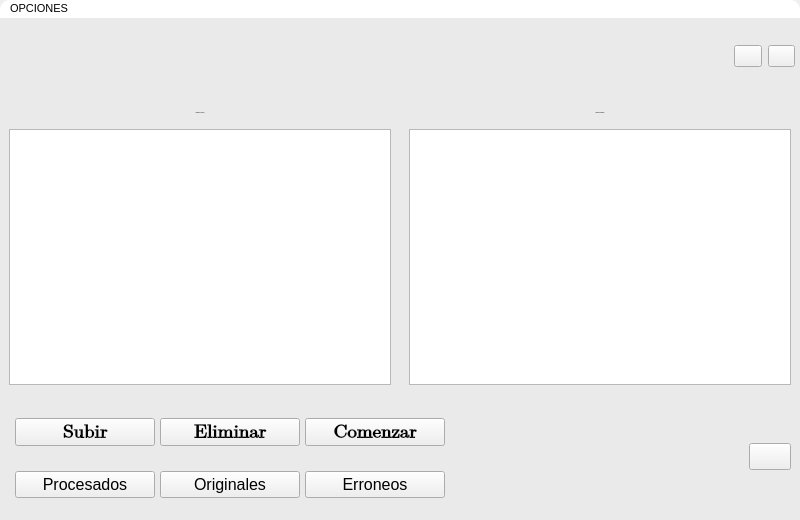
<?xml version="1.0" encoding="UTF-8"?>
<ui version="4.0">
 <class>Kenworth_del_Este</class>
 <widget class="QMainWindow" name="Kenworth_del_Este">
  <property name="geometry">
   <rect>
    <x>0</x>
    <y>0</y>
    <width>800</width>
    <height>520</height>
   </rect>
  </property>
  <property name="minimumSize">
   <size>
    <width>800</width>
    <height>520</height>
   </size>
  </property>
  <property name="maximumSize">
   <size>
    <width>800</width>
    <height>520</height>
   </size>
  </property>
  <property name="windowTitle">
   <string>KENWORTH DEL ESTE</string>
  </property>
  <property name="styleSheet">
   <string notr="true">#Kenworth_del_Este{
min-width: 800px;
min-height:520px;
max-width: 800px;
max-height:520px;
}
#WPrincipal{
background-color: rgb(234, 234, 234);
}
[objectName^=&quot;btc_btc&quot;]{
background-color: transparent;
border-radius:none;
width:35px;
height:35px;
}
[objectName^=&quot;btc_btc&quot;]:hover{
background-color: rgb(64, 150, 216);
	color: rgb(0, 0, 0);
	border-radius:4px;
}
[objectName^=&quot;Tabla&quot;]{
	background-color: rgb(255, 255, 255);
	border: 1px solid;
}
[objectName^=&quot;txt&quot;]{
	font-family: Arial;
	color: rgb(0, 0, 0);
	font-size: 20px;
}
[objectName^=&quot;btn_btn&quot;]{
background-color: rgb(64, 150, 216);
	border-radius:4px;
	color: rgb(0, 0, 0);
	height:35px;
}
[objectName^=&quot;btn_btn&quot;]:hover{
background-color: rgb(69, 163, 235);
}
#menuBar{
background-color: rgb(255, 255, 255);
color: rgb(0, 0, 0);
border-top-left-radius: 10px;
border-top-right-radius: 10px;
}</string>
  </property>
  <widget class="QWidget" name="WPrincipal">
   <property name="styleSheet">
    <string notr="true"/>
   </property>
   <layout class="QVBoxLayout" name="verticalLayout">
    <property name="spacing">
     <number>0</number>
    </property>
    <property name="leftMargin">
     <number>0</number>
    </property>
    <property name="topMargin">
     <number>0</number>
    </property>
    <property name="rightMargin">
     <number>0</number>
    </property>
    <property name="bottomMargin">
     <number>0</number>
    </property>
    <item>
     <widget class="QWidget" name="WCabecera" native="true">
      <property name="minimumSize">
       <size>
        <width>0</width>
        <height>50</height>
       </size>
      </property>
      <property name="maximumSize">
       <size>
        <width>16777215</width>
        <height>50</height>
       </size>
      </property>
      <layout class="QHBoxLayout" name="horizontalLayout_13">
       <property name="spacing">
        <number>0</number>
       </property>
       <property name="leftMargin">
        <number>15</number>
       </property>
       <property name="topMargin">
        <number>0</number>
       </property>
       <property name="rightMargin">
        <number>0</number>
       </property>
       <property name="bottomMargin">
        <number>0</number>
       </property>
       <item>
        <widget class="QWidget" name="WLogo" native="true">
         <property name="minimumSize">
          <size>
           <width>200</width>
           <height>0</height>
          </size>
         </property>
         <property name="maximumSize">
          <size>
           <width>200</width>
           <height>16777215</height>
          </size>
         </property>
         <layout class="QHBoxLayout" name="horizontalLayout_11">
          <property name="spacing">
           <number>0</number>
          </property>
          <property name="leftMargin">
           <number>0</number>
          </property>
          <property name="topMargin">
           <number>0</number>
          </property>
          <property name="rightMargin">
           <number>0</number>
          </property>
          <property name="bottomMargin">
           <number>0</number>
          </property>
          <item>
           <widget class="QLabel" name="lblLogoKWESTE">
            <property name="text">
             <string/>
            </property>
            <property name="pixmap">
             <pixmap>../Source/KWESTE.png</pixmap>
            </property>
            <property name="scaledContents">
             <bool>true</bool>
            </property>
           </widget>
          </item>
         </layout>
        </widget>
       </item>
       <item>
        <spacer name="horizontalSpacer_2">
         <property name="orientation">
          <enum>Qt::Horizontal</enum>
         </property>
         <property name="sizeHint" stdset="0">
          <size>
           <width>40</width>
           <height>20</height>
          </size>
         </property>
        </spacer>
       </item>
       <item>
        <widget class="QWidget" name="WBotonesSalida" native="true">
         <property name="minimumSize">
          <size>
           <width>75</width>
           <height>0</height>
          </size>
         </property>
         <property name="maximumSize">
          <size>
           <width>75</width>
           <height>16777215</height>
          </size>
         </property>
         <layout class="QHBoxLayout" name="horizontalLayout_12">
          <property name="rightMargin">
           <number>5</number>
          </property>
          <item>
           <widget class="QPushButton" name="btc_btc_Minimizar">
            <property name="cursor">
             <cursorShape>PointingHandCursor</cursorShape>
            </property>
            <property name="toolTip">
             <string>Minimizar</string>
            </property>
            <property name="text">
             <string/>
            </property>
            <property name="icon">
             <iconset>
              <normaloff>../Source/Icon_Minimize.png</normaloff>../Source/Icon_Minimize.png</iconset>
            </property>
            <property name="iconSize">
             <size>
              <width>30</width>
              <height>30</height>
             </size>
            </property>
           </widget>
          </item>
          <item>
           <widget class="QPushButton" name="btc_btc_Cerrar">
            <property name="cursor">
             <cursorShape>PointingHandCursor</cursorShape>
            </property>
            <property name="mouseTracking">
             <bool>true</bool>
            </property>
            <property name="toolTip">
             <string>Cerrar</string>
            </property>
            <property name="text">
             <string/>
            </property>
            <property name="icon">
             <iconset>
              <normaloff>../Source/Icon_Close.png</normaloff>../Source/Icon_Close.png</iconset>
            </property>
            <property name="iconSize">
             <size>
              <width>30</width>
              <height>30</height>
             </size>
            </property>
           </widget>
          </item>
         </layout>
        </widget>
       </item>
      </layout>
     </widget>
    </item>
    <item>
     <widget class="QWidget" name="WCuerpo" native="true">
      <property name="minimumSize">
       <size>
        <width>0</width>
        <height>300</height>
       </size>
      </property>
      <property name="maximumSize">
       <size>
        <width>16777215</width>
        <height>300</height>
       </size>
      </property>
      <layout class="QHBoxLayout" name="horizontalLayout_7">
       <property name="spacing">
        <number>0</number>
       </property>
       <property name="leftMargin">
        <number>0</number>
       </property>
       <property name="topMargin">
        <number>0</number>
       </property>
       <property name="rightMargin">
        <number>0</number>
       </property>
       <property name="bottomMargin">
        <number>0</number>
       </property>
       <item>
        <widget class="QWidget" name="WTablaIzquierda" native="true">
         <layout class="QVBoxLayout" name="verticalLayout_8">
          <item>
           <widget class="QLabel" name="txt_cola">
            <property name="minimumSize">
             <size>
              <width>0</width>
              <height>20</height>
             </size>
            </property>
            <property name="maximumSize">
             <size>
              <width>16777215</width>
              <height>20</height>
             </size>
            </property>
            <property name="font">
             <font>
              <family>Arial</family>
              <pointsize>-1</pointsize>
             </font>
            </property>
            <property name="text">
             <string>Trabajos En Espera</string>
            </property>
            <property name="alignment">
             <set>Qt::AlignCenter</set>
            </property>
           </widget>
          </item>
          <item>
           <widget class="QTableWidget" name="Tabla_cola"/>
          </item>
         </layout>
        </widget>
       </item>
       <item>
        <widget class="QWidget" name="WTablaDerecha" native="true">
         <layout class="QVBoxLayout" name="verticalLayout_9">
          <item>
           <widget class="QLabel" name="txt_procesado">
            <property name="minimumSize">
             <size>
              <width>0</width>
              <height>20</height>
             </size>
            </property>
            <property name="maximumSize">
             <size>
              <width>16777215</width>
              <height>20</height>
             </size>
            </property>
            <property name="font">
             <font>
              <family>Arial</family>
              <pointsize>-1</pointsize>
             </font>
            </property>
            <property name="text">
             <string>Trabajos Realizados</string>
            </property>
            <property name="alignment">
             <set>Qt::AlignCenter</set>
            </property>
           </widget>
          </item>
          <item>
           <widget class="QTableWidget" name="Tabla_Procesados"/>
          </item>
         </layout>
        </widget>
       </item>
      </layout>
     </widget>
    </item>
    <item>
     <widget class="QWidget" name="WPie" native="true">
      <property name="minimumSize">
       <size>
        <width>0</width>
        <height>100</height>
       </size>
      </property>
      <property name="maximumSize">
       <size>
        <width>16777215</width>
        <height>100</height>
       </size>
      </property>
      <layout class="QHBoxLayout" name="horizontalLayout_8">
       <property name="spacing">
        <number>0</number>
       </property>
       <property name="leftMargin">
        <number>0</number>
       </property>
       <property name="topMargin">
        <number>0</number>
       </property>
       <property name="rightMargin">
        <number>0</number>
       </property>
       <property name="bottomMargin">
        <number>0</number>
       </property>
       <item>
        <widget class="QWidget" name="WBotones" native="true">
         <property name="minimumSize">
          <size>
           <width>450</width>
           <height>0</height>
          </size>
         </property>
         <layout class="QVBoxLayout" name="verticalLayout_10">
          <property name="spacing">
           <number>5</number>
          </property>
          <property name="leftMargin">
           <number>10</number>
          </property>
          <property name="topMargin">
           <number>0</number>
          </property>
          <property name="rightMargin">
           <number>0</number>
          </property>
          <property name="bottomMargin">
           <number>0</number>
          </property>
          <item>
           <widget class="QWidget" name="WBotonesTrabajo" native="true">
            <property name="minimumSize">
             <size>
              <width>0</width>
              <height>50</height>
             </size>
            </property>
            <property name="maximumSize">
             <size>
              <width>16777215</width>
              <height>50</height>
             </size>
            </property>
            <layout class="QHBoxLayout" name="horizontalLayout_9">
             <property name="spacing">
              <number>5</number>
             </property>
             <property name="leftMargin">
              <number>5</number>
             </property>
             <property name="topMargin">
              <number>5</number>
             </property>
             <property name="rightMargin">
              <number>5</number>
             </property>
             <property name="bottomMargin">
              <number>5</number>
             </property>
             <item>
              <widget class="QPushButton" name="btn_btn_Subir">
               <property name="font">
                <font>
                 <family>Cambria Math</family>
                 <pointsize>14</pointsize>
                 <weight>75</weight>
                 <bold>true</bold>
                </font>
               </property>
               <property name="cursor">
                <cursorShape>PointingHandCursor</cursorShape>
               </property>
               <property name="toolTip">
                <string>&lt;html&gt;&lt;head/&gt;&lt;body&gt;&lt;p&gt;Selecciona un archivo .xlsx&lt;/p&gt;&lt;/body&gt;&lt;/html&gt;</string>
               </property>
               <property name="styleSheet">
                <string notr="true"/>
               </property>
               <property name="text">
                <string>Subir</string>
               </property>
              </widget>
             </item>
             <item>
              <widget class="QPushButton" name="btn_btn_Eliminar">
               <property name="font">
                <font>
                 <family>Cambria Math</family>
                 <pointsize>14</pointsize>
                 <weight>75</weight>
                 <bold>true</bold>
                </font>
               </property>
               <property name="cursor">
                <cursorShape>PointingHandCursor</cursorShape>
               </property>
               <property name="toolTip">
                <string>&lt;html&gt;&lt;head/&gt;&lt;body&gt;&lt;p&gt;Elimina los archivos procesados&lt;/p&gt;&lt;/body&gt;&lt;/html&gt;</string>
               </property>
               <property name="styleSheet">
                <string notr="true"/>
               </property>
               <property name="text">
                <string>Eliminar</string>
               </property>
              </widget>
             </item>
             <item>
              <widget class="QPushButton" name="btn_btn_Comenzar">
               <property name="font">
                <font>
                 <family>Cambria Math</family>
                 <pointsize>14</pointsize>
                 <weight>75</weight>
                 <bold>true</bold>
                </font>
               </property>
               <property name="cursor">
                <cursorShape>PointingHandCursor</cursorShape>
               </property>
               <property name="toolTip">
                <string>&lt;html&gt;&lt;head/&gt;&lt;body&gt;&lt;p&gt;Comenzar el proceso&lt;/p&gt;&lt;/body&gt;&lt;/html&gt;</string>
               </property>
               <property name="styleSheet">
                <string notr="true"/>
               </property>
               <property name="text">
                <string>Comenzar</string>
               </property>
              </widget>
             </item>
            </layout>
           </widget>
          </item>
          <item>
           <widget class="QWidget" name="WBotonesRutas" native="true">
            <layout class="QHBoxLayout" name="horizontalLayout_10">
             <property name="spacing">
              <number>5</number>
             </property>
             <property name="leftMargin">
              <number>5</number>
             </property>
             <property name="topMargin">
              <number>5</number>
             </property>
             <property name="rightMargin">
              <number>5</number>
             </property>
             <property name="bottomMargin">
              <number>5</number>
             </property>
             <item>
              <widget class="QPushButton" name="btn_btn_Procesados">
               <property name="font">
                <font>
                 <pointsize>12</pointsize>
                 <weight>50</weight>
                 <bold>false</bold>
                </font>
               </property>
               <property name="cursor">
                <cursorShape>PointingHandCursor</cursorShape>
               </property>
               <property name="toolTip">
                <string>&lt;html&gt;&lt;head/&gt;&lt;body&gt;&lt;p&gt;Ruta de archivos procesados&lt;/p&gt;&lt;/body&gt;&lt;/html&gt;</string>
               </property>
               <property name="styleSheet">
                <string notr="true"/>
               </property>
               <property name="text">
                <string>Procesados</string>
               </property>
              </widget>
             </item>
             <item>
              <widget class="QPushButton" name="btn_btn_Originales">
               <property name="font">
                <font>
                 <pointsize>12</pointsize>
                </font>
               </property>
               <property name="cursor">
                <cursorShape>PointingHandCursor</cursorShape>
               </property>
               <property name="toolTip">
                <string>&lt;html&gt;&lt;head/&gt;&lt;body&gt;&lt;p&gt;Ruta de archivos originales&lt;/p&gt;&lt;/body&gt;&lt;/html&gt;</string>
               </property>
               <property name="styleSheet">
                <string notr="true"/>
               </property>
               <property name="text">
                <string>Originales</string>
               </property>
              </widget>
             </item>
             <item>
              <widget class="QPushButton" name="btn_btn_Errores">
               <property name="font">
                <font>
                 <pointsize>12</pointsize>
                </font>
               </property>
               <property name="cursor">
                <cursorShape>PointingHandCursor</cursorShape>
               </property>
               <property name="toolTip">
                <string>&lt;html&gt;&lt;head/&gt;&lt;body&gt;&lt;p&gt;Ruta de archivos erroneos&lt;/p&gt;&lt;/body&gt;&lt;/html&gt;</string>
               </property>
               <property name="styleSheet">
                <string notr="true"/>
               </property>
               <property name="text">
                <string>Erroneos</string>
               </property>
              </widget>
             </item>
            </layout>
           </widget>
          </item>
         </layout>
        </widget>
       </item>
       <item>
        <widget class="QWidget" name="WTextoProceso" native="true">
         <layout class="QVBoxLayout" name="verticalLayout_11">
          <property name="spacing">
           <number>5</number>
          </property>
          <property name="leftMargin">
           <number>0</number>
          </property>
          <property name="rightMargin">
           <number>0</number>
          </property>
          <item>
           <widget class="QLabel" name="lbl_TrabajandoCon">
            <property name="enabled">
             <bool>false</bool>
            </property>
            <property name="font">
             <font>
              <family>Arial</family>
              <pointsize>12</pointsize>
              <weight>75</weight>
              <bold>true</bold>
             </font>
            </property>
            <property name="text">
             <string/>
            </property>
            <property name="alignment">
             <set>Qt::AlignCenter</set>
            </property>
           </widget>
          </item>
          <item>
           <widget class="QLabel" name="lbl_NombreReporte">
            <property name="enabled">
             <bool>false</bool>
            </property>
            <property name="font">
             <font>
              <family>Arial</family>
              <pointsize>12</pointsize>
              <weight>75</weight>
              <bold>true</bold>
             </font>
            </property>
            <property name="text">
             <string/>
            </property>
            <property name="alignment">
             <set>Qt::AlignCenter</set>
            </property>
           </widget>
          </item>
         </layout>
        </widget>
       </item>
       <item>
        <widget class="QWidget" name="WBotonAyuda" native="true">
         <property name="minimumSize">
          <size>
           <width>60</width>
           <height>0</height>
          </size>
         </property>
         <property name="maximumSize">
          <size>
           <width>60</width>
           <height>60</height>
          </size>
         </property>
         <layout class="QVBoxLayout" name="verticalLayout_12">
          <item>
           <widget class="QPushButton" name="btn_btn_Ayuda">
            <property name="maximumSize">
             <size>
              <width>16777213</width>
              <height>16777215</height>
             </size>
            </property>
            <property name="font">
             <font>
              <family>Verdana</family>
              <pointsize>12</pointsize>
              <weight>75</weight>
              <bold>true</bold>
             </font>
            </property>
            <property name="cursor">
             <cursorShape>PointingHandCursor</cursorShape>
            </property>
            <property name="acceptDrops">
             <bool>false</bool>
            </property>
            <property name="toolTip">
             <string notr="true">&lt;html&gt;&lt;head/&gt;&lt;body&gt;&lt;p align=&quot;justify&quot;&gt;Ayuda&lt;/p&gt;&lt;/body&gt;&lt;/html&gt;</string>
            </property>
            <property name="toolTipDuration">
             <number>0</number>
            </property>
            <property name="statusTip">
             <string/>
            </property>
            <property name="whatsThis">
             <string/>
            </property>
            <property name="accessibleName">
             <string/>
            </property>
            <property name="accessibleDescription">
             <string/>
            </property>
            <property name="layoutDirection">
             <enum>Qt::LeftToRight</enum>
            </property>
            <property name="autoFillBackground">
             <bool>false</bool>
            </property>
            <property name="styleSheet">
             <string notr="true"/>
            </property>
            <property name="locale">
             <locale language="Spanish" country="Nicaragua"/>
            </property>
            <property name="text">
             <string/>
            </property>
            <property name="icon">
             <iconset>
              <normaloff>../Source/Icon_Help.png</normaloff>../Source/Icon_Help.png</iconset>
            </property>
            <property name="iconSize">
             <size>
              <width>32</width>
              <height>32</height>
             </size>
            </property>
           </widget>
          </item>
         </layout>
        </widget>
       </item>
      </layout>
     </widget>
    </item>
   </layout>
  </widget>
  <widget class="QMenuBar" name="menuBar">
   <property name="geometry">
    <rect>
     <x>0</x>
     <y>0</y>
     <width>800</width>
     <height>20</height>
    </rect>
   </property>
   <property name="font">
    <font>
     <family>Arial</family>
     <pointsize>8</pointsize>
    </font>
   </property>
   <widget class="QMenu" name="menuOpciones">
    <property name="font">
     <font>
      <family>Arial</family>
      <pointsize>8</pointsize>
      <weight>50</weight>
      <bold>false</bold>
     </font>
    </property>
    <property name="title">
     <string>OPCIONES</string>
    </property>
    <widget class="QMenu" name="menuPagosClientes">
     <property name="font">
      <font>
       <family>Arial</family>
       <pointsize>8</pointsize>
      </font>
     </property>
     <property name="title">
      <string>Reportes</string>
     </property>
     <widget class="QMenu" name="menuPagos_de_facturas_de_clientes">
      <property name="title">
       <string>Pagos de facturas de clientes</string>
      </property>
      <addaction name="actionObjetivos_Mensuales_PagosClientes"/>
     </widget>
     <addaction name="menuPagos_de_facturas_de_clientes"/>
     <addaction name="actionDepartamentos"/>
    </widget>
    <addaction name="menuPagosClientes"/>
    <addaction name="actionFechaMovimiento"/>
    <addaction name="actionDirecciones_de_envio"/>
   </widget>
   <addaction name="menuOpciones"/>
  </widget>
  <action name="actionFechaMovimiento">
   <property name="text">
    <string>FechaMovimiento</string>
   </property>
  </action>
  <action name="actionDirecciones_de_envio">
   <property name="text">
    <string>Direcciones de envio</string>
   </property>
  </action>
  <action name="actionObjetivos_Mensuales_PagosClientes">
   <property name="text">
    <string>Objetivos Mensuales</string>
   </property>
   <property name="font">
    <font>
     <pointsize>8</pointsize>
    </font>
   </property>
  </action>
  <action name="actionConfiguracion_ServicioDetallado">
   <property name="text">
    <string>Configuración</string>
   </property>
  </action>
  <action name="actionConfiguracion_FacturasVentasRefacciones">
   <property name="text">
    <string>Configuración</string>
   </property>
  </action>
  <action name="actionDepartamentos">
   <property name="text">
    <string>Departamentos</string>
   </property>
  </action>
 </widget>
 <resources/>
 <connections/>
</ui>
